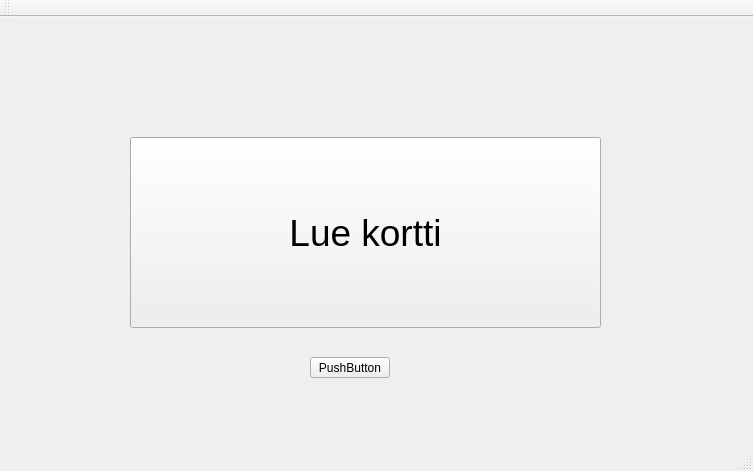
<?xml version="1.0" encoding="UTF-8"?>
<ui version="4.0">
 <class>MainWindow</class>
 <widget class="QMainWindow" name="MainWindow">
  <property name="geometry">
   <rect>
    <x>0</x>
    <y>0</y>
    <width>753</width>
    <height>471</height>
   </rect>
  </property>
  <property name="windowTitle">
   <string>MainWindow</string>
  </property>
  <widget class="QWidget" name="centralWidget">
   <widget class="QPushButton" name="pushButton_lueKortti">
    <property name="geometry">
     <rect>
      <x>130</x>
      <y>120</y>
      <width>471</width>
      <height>191</height>
     </rect>
    </property>
    <property name="font">
     <font>
      <pointsize>28</pointsize>
     </font>
    </property>
    <property name="text">
     <string>Lue kortti</string>
    </property>
   </widget>
   <widget class="QPushButton" name="pushButtonTESTI">
    <property name="geometry">
     <rect>
      <x>310</x>
      <y>340</y>
      <width>80</width>
      <height>21</height>
     </rect>
    </property>
    <property name="text">
     <string>PushButton</string>
    </property>
   </widget>
  </widget>
  <widget class="QMenuBar" name="menuBar">
   <property name="geometry">
    <rect>
     <x>0</x>
     <y>0</y>
     <width>753</width>
     <height>20</height>
    </rect>
   </property>
  </widget>
  <widget class="QToolBar" name="mainToolBar">
   <attribute name="toolBarArea">
    <enum>TopToolBarArea</enum>
   </attribute>
   <attribute name="toolBarBreak">
    <bool>false</bool>
   </attribute>
  </widget>
  <widget class="QStatusBar" name="statusBar"/>
 </widget>
 <layoutdefault spacing="6" margin="11"/>
 <resources/>
 <connections/>
</ui>
